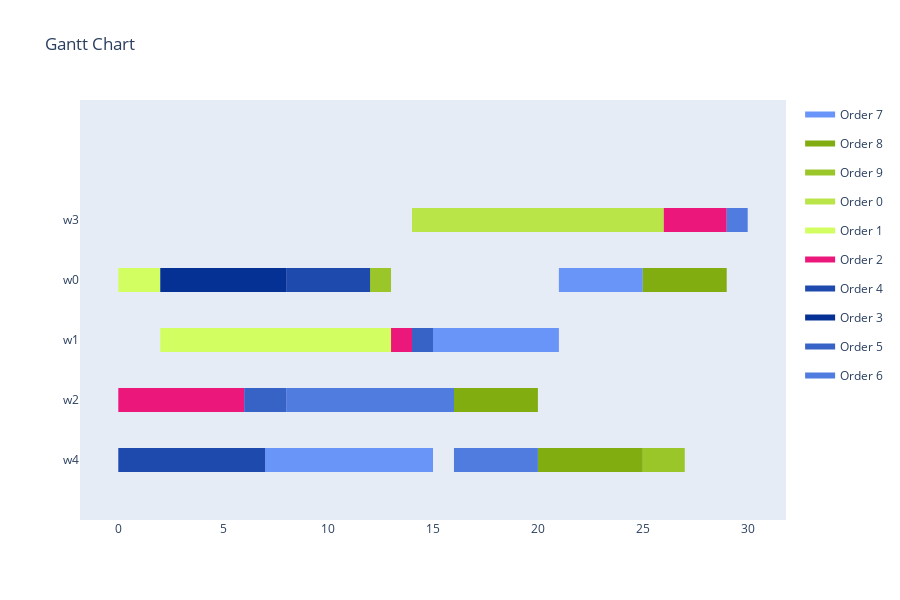

The cell this chart's notebook holds for it:
### Markdown cell above
Translate to Schedule

### Code cell
schedule = GAToScheduleTranslator().translate(result, selected_tasks, env, orders)
"""for workstation in schedule.assignments:
    for assignment in schedule.assignments[workstation]:
        print(f'Workstation: {workstation}, Task: {assignment[0]}, Start Time: {assignment[1]}, Duration: {durations[assignment[0]][workstation]}')"""
visualize_schedule_demo(schedule, env, orders)

### Figure 1 — Plotly figure (JSON) as saved in the notebook; plotly's stock layout.template omitted (floating-point values rounded to 4 significant figures)
{"data": [{"fill": "toself", "fillcolor": "rgb(105, 148, 248)", "hoverinfo": "name", "legendgroup": "rgb(105, 148, 248)", "mode": "none", "name": "Order 7", "type": "scatter", "x": [21, 25, 25, 21, 21, 15, 21, 21, 15, 15, 7, 15, 15, 7], "y": [2.8, 2.8, 3.2, 3.2, null, 1.8, 1.8, 2.2, 2.2, null, -0.2, -0.2, 0.2, 0.2]}, {"fill": "toself", "fillcolor": "rgb(130, 173, 17)", "hoverinfo": "name", "legendgroup": "rgb(130, 173, 17)", "mode": "none", "name": "Order 8", "type": "scatter", "x": [25, 29, 29, 25, 25, 16, 20, 20, 16, 16, 20, 25, 25, 20], "y": [2.8, 2.8, 3.2, 3.2, null, 0.8, 0.8, 1.2, 1.2, null, -0.2, -0.2, 0.2, 0.2]}, {"fill": "toself", "fillcolor": "rgb(155, 198, 42)", "hoverinfo": "name", "legendgroup": "rgb(155, 198, 42)", "mode": "none", "name": "Order 9", "type": "scatter", "x": [12, 13, 13, 12, 12, 25, 27, 27, 25], "y": [2.8, 2.8, 3.2, 3.2, null, -0.2, -0.2, 0.2, 0.2]}, {"fill": "toself", "fillcolor": "rgb(186, 229, 73)", "hoverinfo": "name", "legendgroup": "rgb(186, 229, 73)", "mode": "none", "name": "Order 0", "type": "scatter", "x": [14, 15, 15, 14, 14, 15, 22, 22, 15, 15, 22, 26, 26, 22], "y": [3.8, 3.8, 4.2, 4.2, null, 3.8, 3.8, 4.2, 4.2, null, 3.8, 3.8, 4.2, 4.2]}, {"fill": "toself", "fillcolor": "rgb(211, 254, 98)", "hoverinfo": "name", "legendgroup": "rgb(211, 254, 98)", "mode": "none", "name": "Order 1", "type": "scatter", "x": [0, 2, 2, 0, 0, 2, 8, 8, 2, 2, 8, 13, 13, 8], "y": [2.8, 2.8, 3.2, 3.2, null, 1.8, 1.8, 2.2, 2.2, null, 1.8, 1.8, 2.2, 2.2]}, {"fill": "toself", "fillcolor": "rgb(236, 23, 123)", "hoverinfo": "name", "legendgroup": "rgb(236, 23, 123)", "mode": "none", "name": "Order 2", "type": "scatter", "x": [26, 28, 28, 26, 26, 28, 29, 29, 28, 28, 13, 14, 14, 13, 13, 0, 6, 6, 0], "y": [3.8, 3.8, 4.2, 4.2, null, 3.8, 3.8, 4.2, 4.2, null, 1.8, 1.8, 2.2, 2.2, null, 0.8, 0.8, 1.2, 1.2]}, {"fill": "toself", "fillcolor": "rgb(30, 73, 173)", "hoverinfo": "name", "legendgroup": "rgb(30, 73, 173)", "mode": "none", "name": "Order 4", "type": "scatter", "x": [8, 12, 12, 8, 8, 0, 2, 2, 0, 0, 2, 7, 7, 2], "y": [2.8, 2.8, 3.2, 3.2, null, -0.2, -0.2, 0.2, 0.2, null, -0.2, -0.2, 0.2, 0.2]}, {"fill": "toself", "fillcolor": "rgb(5, 48, 148)", "hoverinfo": "name", "legendgroup": "rgb(5, 48, 148)", "mode": "none", "name": "Order 3", "type": "scatter", "x": [2, 3, 3, 2, 2, 3, 8, 8, 3], "y": [2.8, 2.8, 3.2, 3.2, null, 2.8, 2.8, 3.2, 3.2]}, {"fill": "toself", "fillcolor": "rgb(55, 98, 198)", "hoverinfo": "name", "legendgroup": "rgb(55, 98, 198)", "mode": "none", "name": "Order 5", "type": "scatter", "x": [14, 15, 15, 14, 14, 6, 8, 8, 6], "y": [1.8, 1.8, 2.2, 2.2, null, 0.8, 0.8, 1.2, 1.2]}, {"fill": "toself", "fillcolor": "rgb(80, 123, 223)", "hoverinfo": "name", "legendgroup": "rgb(80, 123, 223)", "mode": "none", "name": "Order 6", "type": "scatter", "x": [29, 30, 30, 29, 29, 8, 14, 14, 8, 8, 14, 16, 16, 14, 14, 16, 20, 20, 16], "y": [3.8, 3.8, 4.2, 4.2, null, 0.8, 0.8, 1.2, 1.2, null, 0.8, 0.8, 1.2, 1.2, null, -0.2, -0.2, 0.2, 0.2]}, {"legendgroup": "rgb(105, 148, 248)", "marker": {"color": "rgb(105, 148, 248)", "opacity": 0, "size": 1}, "mode": "markers", "name": "", "showlegend": false, "text": [null, null, null, null, null, null], "type": "scatter", "x": [21, 25, 15, 21, 7, 15], "y": [3, 3, 2, 2, 0, 0]}, {"legendgroup": "rgb(130, 173, 17)", "marker": {"color": "rgb(130, 173, 17)", "opacity": 0, "size": 1}, "mode": "markers", "name": "", "showlegend": false, "text": [null, null, null, null, null, null], "type": "scatter", "x": [25, 29, 16, 20, 20, 25], "y": [3, 3, 1, 1, 0, 0]}, {"legendgroup": "rgb(155, 198, 42)", "marker": {"color": "rgb(155, 198, 42)", "opacity": 0, "size": 1}, "mode": "markers", "name": "", "showlegend": false, "text": [null, null, null, null], "type": "scatter", "x": [12, 13, 25, 27], "y": [3, 3, 0, 0]}, {"legendgroup": "rgb(186, 229, 73)", "marker": {"color": "rgb(186, 229, 73)", "opacity": 0, "size": 1}, "mode": "markers", "name": "", "showlegend": false, "text": [null, null, null, null, null, null], "type": "scatter", "x": [14, 15, 15, 22, 22, 26], "y": [4, 4, 4, 4, 4, 4]}, {"legendgroup": "rgb(211, 254, 98)", "marker": {"color": "rgb(211, 254, 98)", "opacity": 0, "size": 1}, "mode": "markers", "name": "", "showlegend": false, "text": [null, null, null, null, null, null], "type": "scatter", "x": [0, 2, 2, 8, 8, 13], "y": [3, 3, 2, 2, 2, 2]}, {"legendgroup": "rgb(236, 23, 123)", "marker": {"color": "rgb(236, 23, 123)", "opacity": 0, "size": 1}, "mode": "markers", "name": "", "showlegend": false, "text": [null, null, null, null, null, null, null, null], "type": "scatter", "x": [26, 28, 28, 29, 13, 14, 0, 6], "y": [4, 4, 4, 4, 2, 2, 1, 1]}, {"legendgroup": "rgb(30, 73, 173)", "marker": {"color": "rgb(30, 73, 173)", "opacity": 0, "size": 1}, "mode": "markers", "name": "", "showlegend": false, "text": [null, null, null, null, null, null], "type": "scatter", "x": [8, 12, 0, 2, 2, 7], "y": [3, 3, 0, 0, 0, 0]}, {"legendgroup": "rgb(5, 48, 148)", "marker": {"color": "rgb(5, 48, 148)", "opacity": 0, "size": 1}, "mode": "markers", "name": "", "showlegend": false, "text": [null, null, null, null], "type": "scatter", "x": [2, 3, 3, 8], "y": [3, 3, 3, 3]}, {"legendgroup": "rgb(55, 98, 198)", "marker": {"color": "rgb(55, 98, 198)", "opacity": 0, "size": 1}, "mode": "markers", "name": "", "showlegend": false, "text": [null, null, null, null], "type": "scatter", "x": [14, 15, 6, 8], "y": [2, 2, 1, 1]}, {"legendgroup": "rgb(80, 123, 223)", "marker": {"color": "rgb(80, 123, 223)", "opacity": 0, "size": 1}, "mode": "markers", "name": "", "showlegend": false, "text": [null, null, null, null, null, null, null, null], "type": "scatter", "x": [29, 30, 8, 14, 14, 16, 16, 20], "y": [4, 4, 1, 1, 1, 1, 0, 0]}], "layout": {"height": 600, "hovermode": "closest", "showlegend": true, "title": {"text": "Gantt Chart"}, "xaxis": {"rangeselector": {"buttons": [{"count": 7, "label": "1w", "step": "day", "stepmode": "backward"}, {"count": 1, "label": "1m", "step": "month", "stepmode": "backward"}, {"count": 6, "label": "6m", "step": "month", "stepmode": "backward"}, {"count": 1, "label": "YTD", "step": "year", "stepmode": "todate"}, {"count": 1, "label": "1y", "step": "year", "stepmode": "backward"}, {"step": "all"}]}, "showgrid": false, "type": "linear", "zeroline": false}, "yaxis": {"autorange": false, "range": [-1, 6], "showgrid": false, "ticktext": ["w4", "w2", "w1", "w0", "w3"], "tickvals": [0, 1, 2, 3, 4], "zeroline": false}}}
